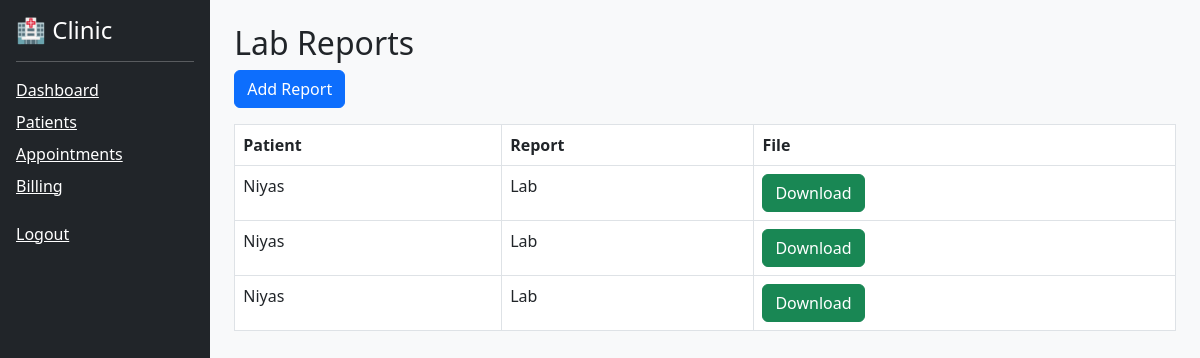
The app's page /reports/ (signed in) with its own data.
### core/models.py (models this page shows, shortened)
class LabReport(models.Model):
    patient = models.ForeignKey(Patient, on_delete=models.CASCADE)
    report_name = models.CharField(max_length=100)
    file = models.FileField(upload_to='reports/')
    date = models.DateField(auto_now_add=True)

class Patient(models.Model):
    name = models.CharField(max_length=100)
    age = models.IntegerField()
    phone = models.CharField(max_length=15)

### core/views.py (the view)
# urls.py: path('reports/', views.view_reports),
@login_required
def view_reports(request):
    reports = LabReport.objects.all()
    return render(request, 'view_reports.html', {'reports': reports})

### core/templates/view_reports.html
{% extends 'base.html' %}
{% block content %}
<h2>Lab Reports</h2>
<a href="/report/add/" class="btn btn-primary mb-3">Add Report</a>
<table class="table table-bordered">
<tr>
    <th>Patient</th>
    <th>Report</th>
    <th>File</th>
</tr>
{% for r in reports %}
<tr>
    <td>{{ r.patient.name }}</td>
    <td>{{ r.report_name }}</td>
    <td><a href="{{ r.file.url }}" class="btn btn-success">Download</a></td>
</tr>
{% endfor %}
</table>
{% endblock %}

### records on screen
LabReport: patient.name "Niyas", report_name "Lab"
LabReport: patient.name "Niyas", report_name "Lab"
LabReport: patient.name "Niyas", report_name "Lab"
